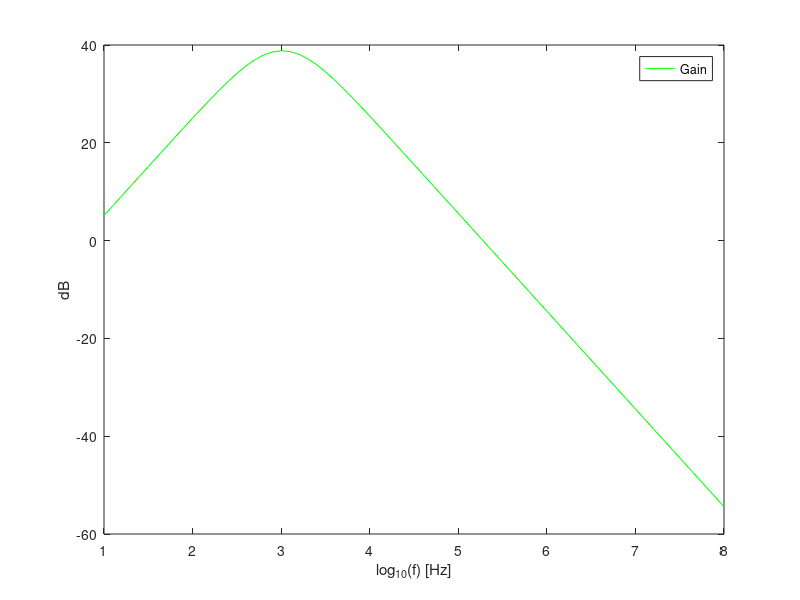

MATLAB code for this plot:
C1=220e-9;
C2=110e-9;
R1=1e3;
R2=1e3;
R3=130e3;
R4=1e3;

f=1000;

w=2*pi*f;

Zc1=1/(j*w*C1);
Zc2=1/(j*w*C2);

Zin=abs(Zc1+R1);
Zout=abs(1/(1/R2+1/Zc2));

vp=R1/(R1+Zc1);
amp=(1+R3/R4)*vp;
gain=abs(Zc2/(Zc2+R2)*amp);
gain_db=20*log10(gain);

gain_dev=gain_db-40;

t=1:0.1:8;
w=2*pi*power(10,t);

Zc1=1./(j*w*C1);
Zc2=1./(j*w*C2);

vp=R1./(R1+Zc1);
amp=(1+R3/R4).*vp;
fgain=abs(Zc2./(Zc2+R2).*amp);
fgain_db=20*log10(fgain)

max_gain=max(fgain_db);

x=0;

for i=1:length(fgain_db)
	if (fgain_db(i) >= max_gain-3 && !x)
		lowerCOF=power(10,t(i-1));
		x=1;
	endif
	if (fgain_db(i) <= max_gain-3 && x)
		higherCOF=power(10,t(i-1));
		x=0;
	endif
endfor

central_freq=sqrt(lowerCOF*higherCOF);

theo = figure();
plot (t, fgain_db, "g");
legend("Gain");
xlabel ("log_{10}(f) [Hz]");
ylabel ("dB");
print (theo, "theo.eps", "-depsc");
	
tab=fopen("gain.tex","w");
fprintf(tab, "Gain & %f V \\\\ \\hline \n", gain);
fprintf(tab, "Gain dB & %f dB \\\\ \\hline \n", gain_db);
fprintf(tab, "Central Frequency & %f Hz \\\\ \\hline \n", central_freq);
fprintf(tab, "Lower Cut Off Frequency & %f Hz \\\\ \\hline \n", lowerCOF);
fprintf(tab, "Higher Cut Off Frequency & %f Hz \\\\ \\hline \n", higherCOF);
fprintf(tab, "Gain Deviation & %f dB \\\\ \\hline \n", gain_db-40);
fprintf(tab, "Frequency Deviation & %f Hz \\\\ \\hline \n", abs(central_freq-1000));

fprintf(tab, "Bandwidth & %f Hz \\\\ \\hline \n", higherCOF-lowerCOF);
fclose(tab);	
	
tab=fopen("imp_octave.tex", "w");
fprintf(tab, "Input Impedance & %f Ohm \\\\ \\hline \n", Zin);
fprintf(tab, "Output Impedance & %f Ohm \\\\ \\hline \n", Zout);
fclose(tab);
